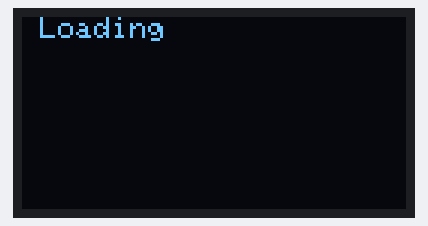
This sketch was run on a simulated ESP32. Shown: 128×64 one-colour display. Raw I2C reads return 0; what the sketch prints to the serial monitor is not drawn.

Above: at 0.4 s.
At 4.6 s:
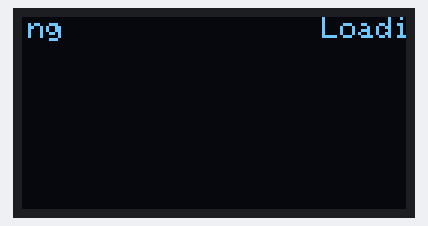
At 8.4 s:
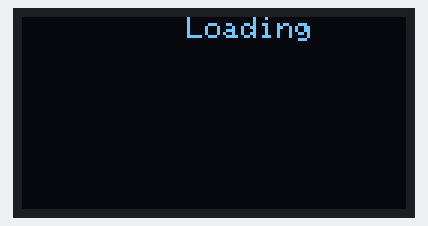
At 12.2 s:
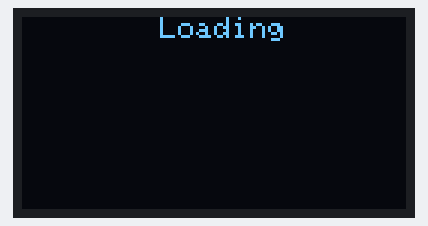
At 19.6 s:
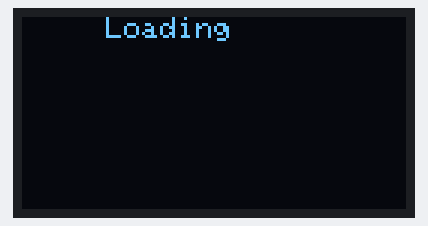
At 20.1 s:
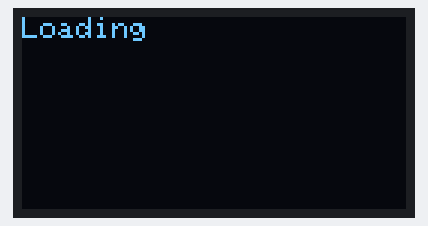

Measured:
- what the display in image 1 shows lasts 0.5 s, from 4.6 s to 5.1 s

The sketch:

SineWavePICTest.ino
```cpp
//Anything denoted with "//*" is TO DO
#include <WiFi.h>
#include <WiFiClient.h>
#include <Wire.h>
#include <Adafruit_GFX.h>
#include <Adafruit_SSD1306.h>
#include <stdlib.h>

#define SCREEN_WIDTH 128 // OLED display width, in pixels
#define SCREEN_HEIGHT 64 // OLED display height, in pixels
#define SAMPLE_SIZE 256
#define PF_RESULT_SIZE 3

const double resolution = 5.0 / 1024.0;
const double pf_clk = 2.0 / 3685000.0;
const double frequency = 60.0;
const int dc_offset = 338; //338 steps for 1.65 V offset //*change to 2.5 V offset

//*Eventually utilize a factor to multiply rms voltage and currents to get actual rms values
const double voltage_factor = 1.0;
const double current_factor = 1.0;

int conv_type = 0;
int voltage[SAMPLE_SIZE] = {0};
int current1[SAMPLE_SIZE] = {0};
int current2[SAMPLE_SIZE] = {0};
int current3[SAMPLE_SIZE] = {0};
int PF_Timings[PF_RESULT_SIZE] = {0};
double RMS_Voltage = 0;
double RMS_Current1 = 0;
double RMS_Current2 = 0;
double RMS_Current3 = 0;
double PF = 0;

// Declaration for an SSD1306 display connected to I2C (SDA, SCL pins)
Adafruit_SSD1306 display(SCREEN_WIDTH, SCREEN_HEIGHT, &Wire, -1);

void setup()
{
  Serial.begin(9600);

  if(!display.begin(SSD1306_SWITCHCAPVCC, 0x3C))
  {
    Serial.println(F("SSD1306 allocation failed"));
    for(;;);
  }

  display.clearDisplay();
  display.setTextSize(1);
  display.setTextColor(WHITE);

  int count = 0;
  do
  {
    loadingSymbol(); //Until some process is complete
    count++;
  } while(count < 2);
  display.stopscroll();

  //Make pin 2 default HIGH, and attach INT to our handler
  pinMode(2, INPUT_PULLUP);

  Serial.print("Resolution:");
  printDouble(resolution,10000);

  Serial.print("PF Clock:");
  printDouble(pf_clk,10000);

  Serial.print("Frequency:");
  printDouble(frequency,10000);

  Serial.print("DC Offset:");
  Serial.println(dc_offset);
}

void loop()
{
  updateContent();

  rmsCalculations();

  pfCalculations();

  printResults();
}

void loadingSymbol()
{
  display.clearDisplay();
  display.setCursor(0, 0);
  display.println("Loading");
  display.display();

  display.startscrolldiagright(0x07, 0x00);
  delay(5000);
  display.startscrolldiagleft(0x00, 0x07);
  delay(5000);
}

void updateContent()
{
  int No_Comm_Num = 0;  //I2C communication failed attempts count
  bool NoComm;
  int *adc_values;

  conv_type = 0;

  Serial.println("ADC Read-In Values:");

  while(conv_type < ((4 * SAMPLE_SIZE) + PF_RESULT_SIZE) && No_Comm_Num < 10000)
  {
    NoComm = true;

    Wire.requestFrom(0x07, 2);
    while(Wire.available())
    {
      int left = Wire.read();
      int result = Wire.read();
      result += left<<8;

      int sample_num = conv_type % SAMPLE_SIZE;

      if(sample_num == 0)
      {
        switch(conv_type / SAMPLE_SIZE)
        {
          case 0:
            adc_values = voltage;
            break;
          case 1:
            adc_values = current1;
            break;
          case 2:
            adc_values = current2;
            break;
          case 3:
            adc_values = current3;
            break;
          case 4:
            adc_values = PF_Timings;
            break;
        }
      }

      char stringA[5];
      char stringB[5];
      char string[11];

      itoa(sample_num + 1, stringA, 10);
      itoa(result, stringB, 10);

      strcpy(string, stringA);
      strcat(string, ":");
      strcat(string, stringB);

      Serial.println(string);

      *(adc_values + sample_num) = result;

      NoComm = false;
      conv_type++;
    }

    if(NoComm) No_Comm_Num++;
  }
}

void rmsCalculations()
{
  int *adc_values;
  double *rms_value;
  conv_type = 0;

  Serial.println("Calculation Values:");

  for(int i = 0; i < 4; i++)
  {
    switch(i)
    {
      case 0:
        adc_values = voltage;
        rms_value = &RMS_Voltage;
        break;
      case 1:
        adc_values = current1;
        rms_value = &RMS_Current1;
        break;
      case 2:
        adc_values = current2;
        rms_value = &RMS_Current2;
        break;
      case 3:
        adc_values = current3;
        rms_value = &RMS_Current3;
        break;
    }

    double summed_value = 0;

    for(int j = 0; j < SAMPLE_SIZE; j++)
    {
      double not_quantized = ((double)*(adc_values + j)) - dc_offset;
      double quantized_value = not_quantized * resolution;

      Serial.print("Quantized ");
      Serial.print(j);
      Serial.print(":");
      printDouble(quantized_value,1000);

      quantized_value *= quantized_value;
      summed_value += quantized_value;
    }

    Serial.print("Summed Value:");
    printDouble(summed_value,1000);

    double mean = summed_value / (double)SAMPLE_SIZE;

    Serial.print("Meaned Value:");
    printDouble(mean,1000);

    *rms_value = sqrt(mean);
  }

  RMS_Voltage *= voltage_factor;
  RMS_Current1 *= current_factor;
  RMS_Current2 *= current_factor;
  RMS_Current3 *= current_factor;
}

void pfCalculations()
{
  double pf_time = pf_clk * (double)PF_Timings[0] * (double)PF_Timings[2];

  PF = cos(2.0 * PI * frequency * pf_time);
}

void printResults()
{
  Serial.println(" ");
  Serial.println("Voltage:");
  printDouble(RMS_Voltage,1000);

  Serial.println("Current1:");
  printDouble(RMS_Current1,1000);

  Serial.println("Current2:");
  printDouble(RMS_Current2,1000);

  Serial.println("Current3:");
  printDouble(RMS_Current3,1000);

  Serial.println("Power Factor:");
  printDouble(PF,1000);
}

void printDouble( double val, unsigned int precision)
{
   Serial.print (int(val));  //prints the int part
   Serial.print("."); // print the decimal point
   unsigned int frac;
   if(val >= 0)
       frac = (val - int(val)) * precision;
   else
       frac = (int(val)- val ) * precision;
   Serial.println(frac,DEC) ;
}
```
